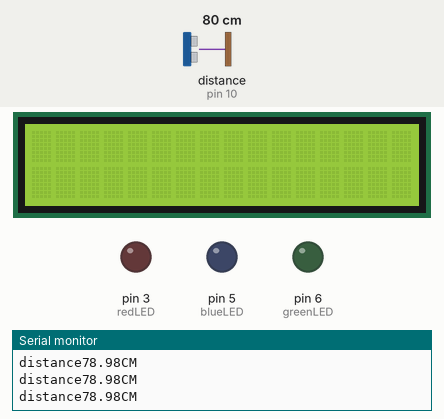
This sketch was run on a simulated Arduino Uno, built with avr-gcc and run on an emulated ATmega328P. Shown: 16×2 character LCD, output pins drawn as LEDs (lit = HIGH), the last lines printed to the serial monitor. Wiring (inferred from the names in the program): ultrasonic range finder: trigger pin 9; echo pin 10. Inputs (shaded band) come from the test bench; at power-on: distance to the obstacle (sensor on pin 10) 80 cm. The echo pulse lasts 58.3 µs per cm; pins used as bus, display or sensor lines are not drawn.

Above: at 1.2 s.
1.3 s: distance to the obstacle (sensor on pin 10) set to 23 cm
2.8 s: distance to the obstacle (sensor on pin 10) set to 18 cm
At 3.4 s:
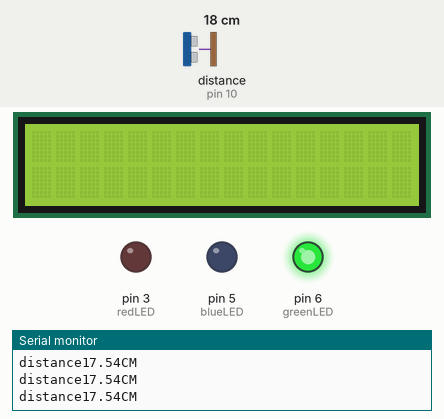
4.4 s: distance to the obstacle (sensor on pin 10) set to 14 cm
At 5.5 s:
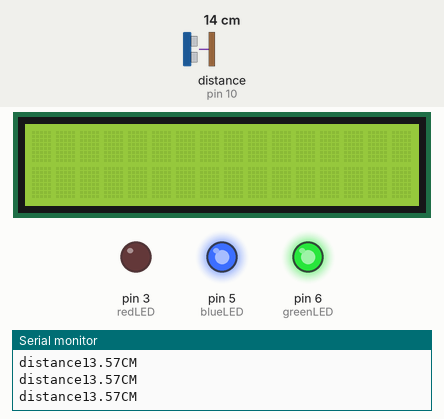
6.0 s: distance to the obstacle (sensor on pin 10) set to 12 cm
7.5 s: distance to the obstacle (sensor on pin 10) set to 9 cm
At 8.0 s:
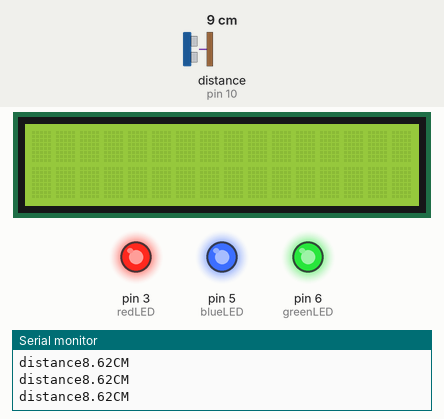
9.2 s: distance to the obstacle (sensor on pin 10) set to 35 cm
At 10.1 s:
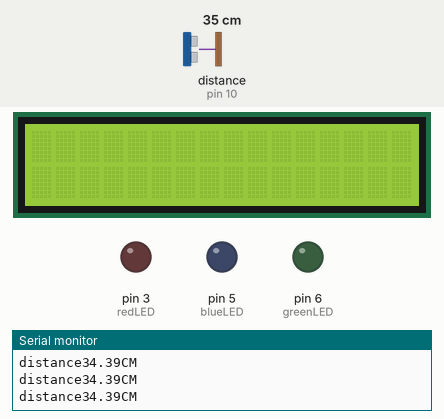
Timing chart, 0 to 11.9 s (numbered marks = the images above; inputs shaded):
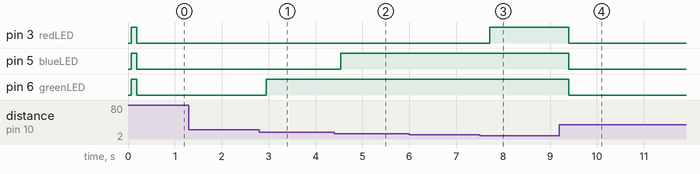

The sketch:

lcd_ultrasonic_3led.ino
```cpp
int redLED = 3;
int blueLED = 5;
int greenLED = 6;
const int Trig = 9;
const int Echo = 10;
float duration, distance;
#include <Wire.h>
#include <LiquidCrystal_I2C.h>
LiquidCrystal_I2C lcd(0x27,16,2);


void setup() {
  // put your setup code here, to run once:
pinMode(redLED,OUTPUT);
pinMode(blueLED,OUTPUT);
pinMode(greenLED,OUTPUT);

pinMode(Trig,OUTPUT);
pinMode(Echo,INPUT);
lcd.init();// Initialize LCD
// print a message on the lcd
lcd.backlight();
Serial.begin(9600);

}


void loop() {
  // put your main code here, to run repeatedly:


digitalWrite(Trig,LOW);
delayMicroseconds(2);
digitalWrite(Trig,HIGH);
delayMicroseconds(10);
digitalWrite(Trig,LOW);


duration = pulseIn(Echo,HIGH);


if(distance <= 10){
digitalWrite(redLED,HIGH);


}

  else{

digitalWrite(redLED,LOW);

  }


if(distance <= 15){
digitalWrite(blueLED,HIGH);

}

 else {

digitalWrite(blueLED,LOW);
 }


if(distance <= 20){
digitalWrite(greenLED,HIGH);

}
else
{
 digitalWrite(greenLED,LOW);

}
distance = (duration * 0.034)/2;
Serial.print("distance");
Serial.print(distance);
Serial.println("CM");


lcd.setCursor(2,0);
lcd.print(distance);
lcd.setCursor(6,0);
lcd.print("cm");
lcd.clear();
delay(100);
}
```

Measured:
- the behaviour switches between 21 and 20 cm on distance to the obstacle (sensor on pin 10) (found by bisection; images 0 and 1)
- the behaviour switches between 16 and 15 cm on distance to the obstacle (sensor on pin 10) (found by bisection; images 1 and 2)
- the behaviour switches between 11 and 10 cm on distance to the obstacle (sensor on pin 10) (found by bisection; images 2 and 3)
- after the input at 2.8 s, pin 6 (greenLED): LOW → HIGH after 0.15 s
- after the input at 4.4 s, pin 5 (blueLED): LOW → HIGH after 0.14 s
- after the input at 7.5 s, pin 3 (redLED): LOW → HIGH after 0.21 s
- after the input at 9.2 s, pin 3 (redLED), pin 5 (blueLED), pin 6 (greenLED): HIGH → LOW after 0.20 s
